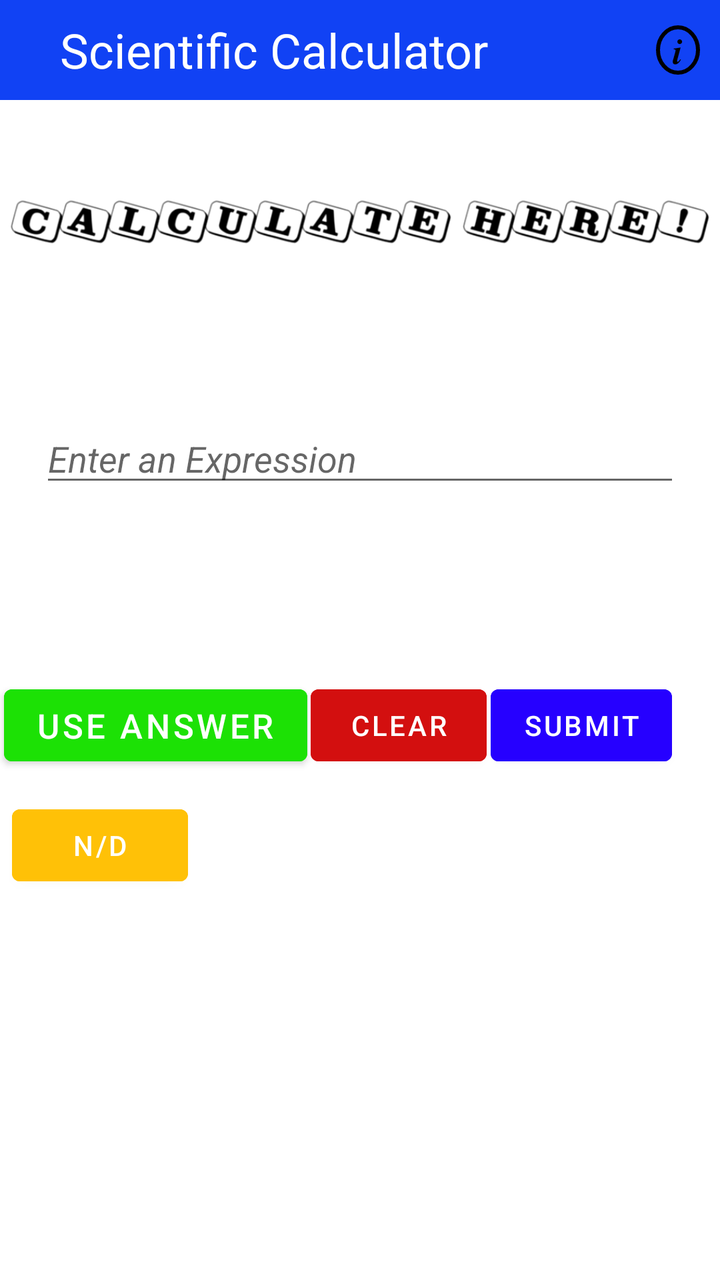
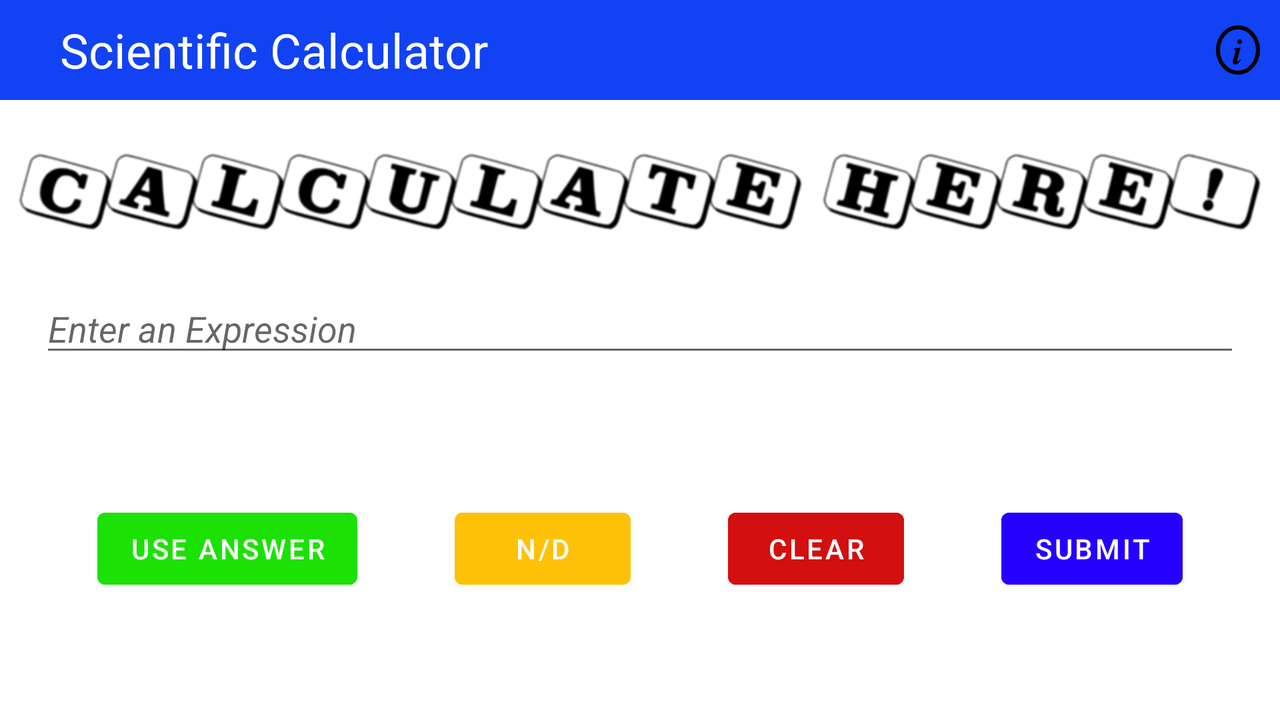

Compare how this app lays out the same screen by default and in its alternative resource folder. The renders come first, then the two layout files and the values they reference.
<!-- AndroidManifest.xml: application theme Theme.BasicCalculator -->
<!-- res/layout/activity_main.xml -->
<?xml version="1.0" encoding="utf-8"?>
<androidx.constraintlayout.widget.ConstraintLayout xmlns:android="http://schemas.android.com/apk/res/android"
    xmlns:app="http://schemas.android.com/apk/res-auto"
    xmlns:tools="http://schemas.android.com/tools"
    android:id="@+id/Ur"
    android:layout_width="match_parent"
    android:layout_height="match_parent"
    android:background="#FFFFFF"
    tools:context=".MainActivity"
    android:backgroundTint="@color/whitesci">

        <include layout="@layout/toolbar_scientific_calculator"
            android:id="@+id/toolbar"></include>


    <TextView
        android:id="@+id/tv"
        android:layout_width="match_parent"
        android:layout_height="wrap_content"
        android:layout_marginLeft="25dp"
        android:layout_marginTop="5dp"
        android:layout_marginRight="25dp"
        android:layout_marginBottom="25dp"
        android:textColor="@color/Uniquesci"
        android:textSize="24sp"
        android:textIsSelectable="true"
        app:layout_constraintEnd_toEndOf="parent"
        app:layout_constraintHorizontal_bias="0.501"
        app:layout_constraintStart_toStartOf="parent"
        app:layout_constraintTop_toBottomOf="@+id/liveans" />

    <Button
        android:id="@+id/submitbasecal"
        android:layout_width="wrap_content"
        android:layout_height="wrap_content"
        android:layout_marginTop="24dp"
        android:layout_marginEnd="24dp"
        android:backgroundTint="@color/submitsci"
        android:text="@string/submit"
        app:layout_constraintEnd_toEndOf="parent"
        app:layout_constraintLeft_toRightOf="@id/clearbasecal"
        app:layout_constraintTop_toBottomOf="@id/tv" />

    <ImageView
        android:id="@+id/imageView"
        android:layout_width="wrap_content"
        android:layout_height="wrap_content"
        android:layout_marginTop="15dp"
        android:contentDescription="@string/con"
        app:layout_constraintEnd_toEndOf="parent"
        app:layout_constraintHorizontal_bias="0.0"
        app:layout_constraintStart_toStartOf="parent"
        app:layout_constraintTop_toBottomOf="@id/toolbar"
        app:srcCompat="@drawable/pic" />

    <MultiAutoCompleteTextView
        android:id="@+id/num"
        android:labelFor="@id/num"
        android:layout_width="match_parent"
        android:layout_height="wrap_content"
        android:layout_marginLeft="20dp"
        android:layout_marginTop="50dp"
        android:layout_marginRight="20dp"
        android:text=""
        android:hint="@string/enter_an_expression"
        android:digits="1234567890aceghilnostACEGHILNOSTP+-*×/÷^()."
        app:layout_constraintEnd_toEndOf="parent"
        app:layout_constraintHorizontal_bias="0.498"
        app:layout_constraintStart_toStartOf="parent"
        app:layout_constraintTop_toBottomOf="@+id/imageView" />

    <TextView
        android:id="@+id/liveans"
        android:layout_width="match_parent"
        android:layout_height="wrap_content"
        android:layout_marginLeft="25dp"
        android:layout_marginTop="10dp"
        android:textColor="@color/livegray"
        android:textSize="14sp"
        app:layout_constraintLeft_toLeftOf="@id/num"
        app:layout_constraintTop_toBottomOf="@id/num" />

    <Button
        android:id="@+id/Ures"
        android:layout_width="wrap_content"
        android:layout_height="wrap_content"
        android:backgroundTint="#FF1CE105"
        android:text="@string/use_answer"
        android:textSize="17sp"
        app:layout_constraintBottom_toBottomOf="@+id/clearbasecal"
        app:layout_constraintEnd_toStartOf="@+id/clearbasecal"
        app:layout_constraintStart_toStartOf="parent" />

    <Button
        android:id="@+id/clearbasecal"
        android:layout_width="wrap_content"
        android:layout_height="wrap_content"
        android:backgroundTint="@color/Red"
        android:text="@string/clear"
        app:layout_constraintBottom_toBottomOf="@+id/submitbasecal"
        app:layout_constraintRight_toLeftOf="@id/submitbasecal"
        app:layout_constraintLeft_toRightOf="@id/Ures"
        />

    <Button
        android:id="@+id/fraction"
        android:layout_width="wrap_content"
        android:layout_height="wrap_content"
        android:layout_marginStart="4dp"
        android:layout_marginTop="12dp"
        android:backgroundTint="@color/Yellow"
        android:text="n/d"
        app:layout_constraintStart_toStartOf="@+id/Ures"
        app:layout_constraintTop_toBottomOf="@id/Ures" />


</androidx.constraintlayout.widget.ConstraintLayout>
<!-- res/layout/toolbar_scientific_calculator.xml (included above) -->
<?xml version="1.0" encoding="utf-8"?>
<androidx.appcompat.widget.Toolbar xmlns:android="http://schemas.android.com/apk/res/android"
    android:layout_width="match_parent"
    android:layout_height="50dp"
    android:background="@color/toolbar_scientific_calculator"
    >
    <ImageButton
        android:layout_width="wrap_content"
        android:layout_height="50dp"
        android:src="@drawable/toggle"
        android:layout_marginLeft="0dp"
        android:background="@color/toolbar_scientific_calculator"
        android:id="@+id/toggle"
        ></ImageButton>
    <TextView
        android:layout_width="wrap_content"
        android:layout_height="wrap_content"
        android:text="@string/scientic_calcultor"
        android:textColor="@color/white"
        android:textSize="24sp"
        android:layout_marginLeft="30dp">

    </TextView>
   <TextView
     android:id="@+id/ibutton"
       android:layout_width="22dp"
       android:layout_height="wrap_content"
       android:text="𝒊"
       android:textColor="@color/blackinvest"
       android:textSize="18sp"
       android:gravity="center"
       android:layout_gravity="end"
       android:layout_marginRight="10dp"
       android:background="@drawable/circle"></TextView>
</androidx.appcompat.widget.Toolbar>
<!-- resources referenced by this layout -->
<resources>
  <color name="Red">#D30F0F</color>
  <color name="Uniquesci">#230075</color>
  <color name="Yellow">#FFC107</color>
  <color name="blackinvest">#FF000000</color>
  <color name="livegray">#959595</color>
  <color name="submitsci">#FF2600FF</color>
  <color name="toolbar_scientific_calculator">#1142F4</color>
  <color name="white">#FFFFFF</color>
  <color name="whitesci">#FFFFFF</color>
  <!-- drawable circle (drawable) -->
  <?xml version="1.0" encoding="utf-8"?>
  <shape xmlns:android="http://schemas.android.com/apk/res/android"
      android:shape="oval"
      ><stroke android:width="2dp"
      android:color="@color/blackinvest"></stroke>
  
  </shape>
  <!-- drawable pic: png bitmap (drawable-v24, 14653 bytes) -->
  <string name="clear">CLEAR</string>
  <string name="con">pic</string>
  <string name="enter_an_expression"><i>Enter an Expression</i></string>
  <string name="scientic_calcultor">Scientific Calculator</string>
  <string name="submit">Submit</string>
  <string name="use_answer">Use Answer</string>
  <style name="Theme.BasicCalculator" parent="Theme.MaterialComponents.DayNight.NoActionBar">
          
          <item name="colorPrimary">@color/purple_500</item>
          <item name="colorPrimaryVariant">@color/purple_700</item>
          <item name="colorOnPrimary">@color/white</item>
          
          <item name="colorSecondary">@color/teal_200</item>
          <item name="colorSecondaryVariant">@color/teal_700</item>
          <item name="colorOnSecondary">@color/black</item>
          
          <item name="android:statusBarColor" tools:targetApi="l">?attr/colorPrimaryVariant</item>
          
      </style>
  <color name="purple_500">#FF6200EE</color>
  <color name="purple_700">#FF3700B3</color>
  <color name="teal_200">#FF03DAC5</color>
  <color name="teal_700">#FF018786</color>
  <color name="black">#FF000000</color>
</resources>
<!-- res/layout-land/activity_main.xml (the repository's variant of the layout above) -->
<!-- drawn on the phone turned sideways -->
<?xml version="1.0" encoding="utf-8"?>
<androidx.constraintlayout.widget.ConstraintLayout xmlns:android="http://schemas.android.com/apk/res/android"
    xmlns:app="http://schemas.android.com/apk/res-auto"
    xmlns:tools="http://schemas.android.com/tools"
    android:id="@+id/Ur"
    android:layout_width="match_parent"
    android:layout_height="match_parent"
    android:background="#FFFFFF"
    tools:context=".MainActivity"
    android:backgroundTint="@color/whitesci">

         <include
            android:id="@+id/toolbar"
            layout="@layout/toolbar_scientific_calculator"></include>

    <TextView
        android:id="@+id/tv"
        android:layout_width="350dp"
        android:layout_height="wrap_content"
        android:layout_marginTop="20dp"
        android:textColor="@color/Uniquesci"
        android:textSize="24sp"
        android:textIsSelectable="true"
        app:layout_constraintEnd_toEndOf="parent"
        app:layout_constraintStart_toEndOf="@+id/liveans"
        app:layout_constraintTop_toBottomOf="@+id/num" />

    <TextView
        android:id="@+id/liveans"
        android:layout_width="330dp"
        android:layout_height="wrap_content"
        android:textColor="@color/livegray"
        android:textSize="14sp"
        app:layout_constraintBottom_toBottomOf="@id/tv"
        app:layout_constraintLeft_toLeftOf="@id/num"
        />

    <Button
        android:id="@+id/submitbasecal"
        android:layout_width="wrap_content"
        android:layout_height="wrap_content"
        android:backgroundTint="@color/submitsci"
        android:text="@string/submit"
        app:layout_constraintBottom_toBottomOf="parent"
        app:layout_constraintEnd_toEndOf="parent"
        app:layout_constraintStart_toEndOf="@id/clearbasecal"
        app:layout_constraintTop_toBottomOf="@id/tv"
        app:layout_constraintVertical_bias="0.193" />

    <ImageView
        android:id="@+id/imageView"
        android:layout_width="wrap_content"
        android:layout_height="wrap_content"
        android:contentDescription="@string/con"

        app:layout_constraintEnd_toEndOf="parent"
        app:layout_constraintHorizontal_bias="0.0"
        app:layout_constraintStart_toStartOf="parent"
        app:layout_constraintTop_toBottomOf="@id/toolbar"
        app:srcCompat="@drawable/pic" />

    <MultiAutoCompleteTextView
        android:id="@+id/num"
        android:layout_width="match_parent"
        android:layout_height="wrap_content"
        android:layout_marginLeft="20dp"
        android:layout_marginRight="20dp"
        android:digits="1234567890aceghilnostACEGHILNOSTP+-*×/÷^()."
        android:hint="@string/enter_an_expression"
        android:labelFor="@id/num"
        android:text=""
        app:layout_constraintEnd_toEndOf="parent"
        app:layout_constraintStart_toStartOf="parent"
        app:layout_constraintTop_toBottomOf="@+id/imageView" />

    <Button
        android:id="@+id/Ures"
        android:layout_width="wrap_content"
        android:layout_height="wrap_content"
        android:backgroundTint="#FF1CE105"
        android:text="@string/use_answer"
        app:layout_constraintBottom_toBottomOf="@+id/submitbasecal"
        app:layout_constraintEnd_toStartOf="@+id/fraction"
        app:layout_constraintStart_toStartOf="parent" />

    <Button
        android:id="@+id/clearbasecal"
        android:layout_width="wrap_content"
        android:layout_height="wrap_content"
        android:backgroundTint="@color/Red"
        android:text="@string/clear"
        app:layout_constraintBottom_toBottomOf="@+id/submitbasecal"
        app:layout_constraintStart_toEndOf="@id/fraction"
        app:layout_constraintEnd_toStartOf="@id/submitbasecal"
        app:layout_constraintVertical_bias="1.0" />

    <Button
        android:id="@+id/fraction"
        android:layout_width="wrap_content"
        android:layout_height="wrap_content"
        android:text="n/d"
        android:backgroundTint="@color/Yellow"
        app:layout_constraintBottom_toBottomOf="@id/submitbasecal"
        app:layout_constraintStart_toEndOf="@id/Ures"
        app:layout_constraintEnd_toStartOf="@+id/clearbasecal" />

</androidx.constraintlayout.widget.ConstraintLayout>
